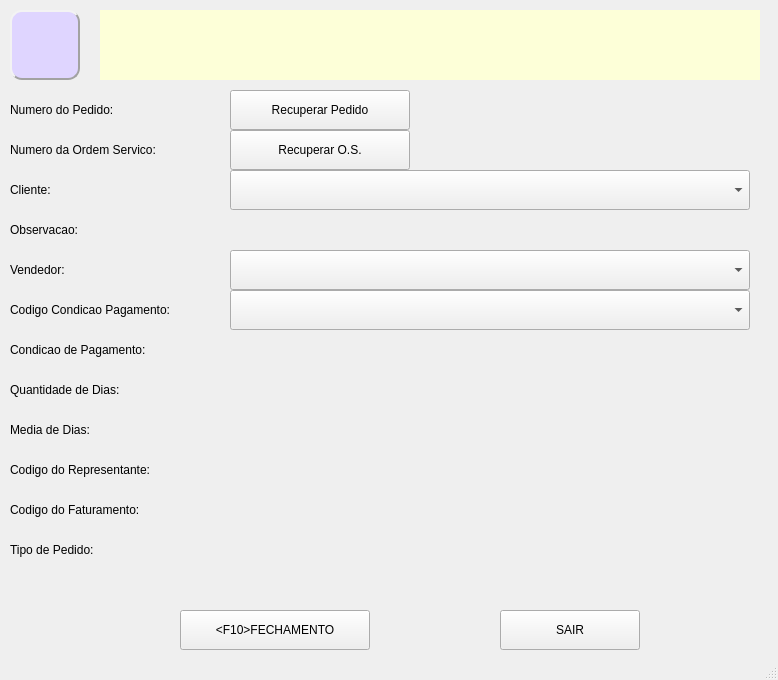
<?xml version="1.0" encoding="UTF-8"?>
<ui version="4.0">
 <class>MainWindow</class>
 <widget class="QMainWindow" name="MainWindow">
  <property name="geometry">
   <rect>
    <x>0</x>
    <y>0</y>
    <width>778</width>
    <height>680</height>
   </rect>
  </property>
  <property name="windowTitle">
   <string>MainWindow</string>
  </property>
  <property name="styleSheet">
   <string notr="true"/>
  </property>
  <widget class="QWidget" name="centralwidget">
   <widget class="QLabel" name="produto">
    <property name="geometry">
     <rect>
      <x>100</x>
      <y>10</y>
      <width>660</width>
      <height>70</height>
     </rect>
    </property>
    <property name="styleSheet">
     <string notr="true">font: 700 italic 25pt &quot;Courier&quot;;
background-color: rgb(253, 255, 216);
color: rgb(0, 0, 0);</string>
    </property>
    <property name="text">
     <string/>
    </property>
    <property name="alignment">
     <set>Qt::AlignCenter</set>
    </property>
   </widget>
   <widget class="QLabel" name="empresa">
    <property name="geometry">
     <rect>
      <x>10</x>
      <y>10</y>
      <width>70</width>
      <height>70</height>
     </rect>
    </property>
    <property name="styleSheet">
     <string notr="true">font: 81 10pt &quot;Rockwell Extra Bold&quot;;

background-color: rgb(223, 213, 255);

border-color: rgb(162, 162, 162);

border-style: Outset;
border-width: 2px;
border-radius: 12px;</string>
    </property>
    <property name="text">
     <string/>
    </property>
    <property name="pixmap">
     <pixmap>../../../../Users/Helio/.designer/backup/CADASTRO.png</pixmap>
    </property>
    <property name="scaledContents">
     <bool>true</bool>
    </property>
   </widget>
   <widget class="QPushButton" name="bt_fecha">
    <property name="geometry">
     <rect>
      <x>180</x>
      <y>610</y>
      <width>190</width>
      <height>40</height>
     </rect>
    </property>
    <property name="text">
     <string>&lt;F10&gt;FECHAMENTO</string>
    </property>
   </widget>
   <widget class="QLabel" name="label">
    <property name="geometry">
     <rect>
      <x>10</x>
      <y>170</y>
      <width>210</width>
      <height>40</height>
     </rect>
    </property>
    <property name="text">
     <string>Cliente:</string>
    </property>
   </widget>
   <widget class="QLabel" name="label_2">
    <property name="geometry">
     <rect>
      <x>10</x>
      <y>330</y>
      <width>210</width>
      <height>40</height>
     </rect>
    </property>
    <property name="text">
     <string>Condicao de Pagamento:</string>
    </property>
   </widget>
   <widget class="QLabel" name="label_3">
    <property name="geometry">
     <rect>
      <x>10</x>
      <y>370</y>
      <width>210</width>
      <height>40</height>
     </rect>
    </property>
    <property name="text">
     <string>Quantidade de Dias:</string>
    </property>
   </widget>
   <widget class="QLabel" name="label_4">
    <property name="geometry">
     <rect>
      <x>10</x>
      <y>210</y>
      <width>210</width>
      <height>40</height>
     </rect>
    </property>
    <property name="text">
     <string>Observacao:</string>
    </property>
   </widget>
   <widget class="QLabel" name="label_5">
    <property name="geometry">
     <rect>
      <x>10</x>
      <y>410</y>
      <width>210</width>
      <height>40</height>
     </rect>
    </property>
    <property name="text">
     <string>Media de Dias:</string>
    </property>
   </widget>
   <widget class="QComboBox" name="cb_cliente">
    <property name="geometry">
     <rect>
      <x>230</x>
      <y>170</y>
      <width>520</width>
      <height>40</height>
     </rect>
    </property>
   </widget>
   <widget class="QLabel" name="label_7">
    <property name="geometry">
     <rect>
      <x>10</x>
      <y>250</y>
      <width>210</width>
      <height>40</height>
     </rect>
    </property>
    <property name="text">
     <string>Vendedor:</string>
    </property>
   </widget>
   <widget class="QPushButton" name="bt_sair">
    <property name="geometry">
     <rect>
      <x>500</x>
      <y>610</y>
      <width>140</width>
      <height>40</height>
     </rect>
    </property>
    <property name="text">
     <string>SAIR</string>
    </property>
   </widget>
   <widget class="QLabel" name="label_9">
    <property name="geometry">
     <rect>
      <x>10</x>
      <y>290</y>
      <width>210</width>
      <height>40</height>
     </rect>
    </property>
    <property name="text">
     <string>Codigo Condicao Pagamento:</string>
    </property>
   </widget>
   <widget class="QLabel" name="label_6">
    <property name="geometry">
     <rect>
      <x>10</x>
      <y>90</y>
      <width>210</width>
      <height>40</height>
     </rect>
    </property>
    <property name="text">
     <string>Numero do Pedido:</string>
    </property>
   </widget>
   <widget class="QLabel" name="label_10">
    <property name="geometry">
     <rect>
      <x>10</x>
      <y>130</y>
      <width>210</width>
      <height>40</height>
     </rect>
    </property>
    <property name="text">
     <string>Numero da Ordem Servico:</string>
    </property>
   </widget>
   <widget class="QPushButton" name="pushButton">
    <property name="geometry">
     <rect>
      <x>230</x>
      <y>90</y>
      <width>180</width>
      <height>40</height>
     </rect>
    </property>
    <property name="text">
     <string>Recuperar Pedido</string>
    </property>
   </widget>
   <widget class="QPushButton" name="pushButton_2">
    <property name="geometry">
     <rect>
      <x>230</x>
      <y>130</y>
      <width>180</width>
      <height>40</height>
     </rect>
    </property>
    <property name="text">
     <string>Recuperar O.S.</string>
    </property>
   </widget>
   <widget class="QLabel" name="label_11">
    <property name="geometry">
     <rect>
      <x>230</x>
      <y>210</y>
      <width>520</width>
      <height>40</height>
     </rect>
    </property>
    <property name="text">
     <string/>
    </property>
   </widget>
   <widget class="QComboBox" name="cb_cliente_2">
    <property name="geometry">
     <rect>
      <x>230</x>
      <y>250</y>
      <width>520</width>
      <height>40</height>
     </rect>
    </property>
   </widget>
   <widget class="QComboBox" name="cb_cliente_3">
    <property name="geometry">
     <rect>
      <x>230</x>
      <y>290</y>
      <width>520</width>
      <height>40</height>
     </rect>
    </property>
   </widget>
   <widget class="QLabel" name="label_8">
    <property name="geometry">
     <rect>
      <x>10</x>
      <y>450</y>
      <width>210</width>
      <height>40</height>
     </rect>
    </property>
    <property name="text">
     <string>Codigo do Representante:</string>
    </property>
   </widget>
   <widget class="QLabel" name="label_12">
    <property name="geometry">
     <rect>
      <x>10</x>
      <y>490</y>
      <width>210</width>
      <height>40</height>
     </rect>
    </property>
    <property name="text">
     <string>Codigo do Faturamento:</string>
    </property>
   </widget>
   <widget class="QLabel" name="label_13">
    <property name="geometry">
     <rect>
      <x>10</x>
      <y>530</y>
      <width>210</width>
      <height>40</height>
     </rect>
    </property>
    <property name="text">
     <string>Tipo de Pedido:</string>
    </property>
   </widget>
  </widget>
  <widget class="QStatusBar" name="statusbar"/>
 </widget>
 <tabstops>
  <tabstop>cb_cliente</tabstop>
  <tabstop>bt_fecha</tabstop>
  <tabstop>bt_sair</tabstop>
 </tabstops>
 <resources/>
 <connections/>
</ui>
